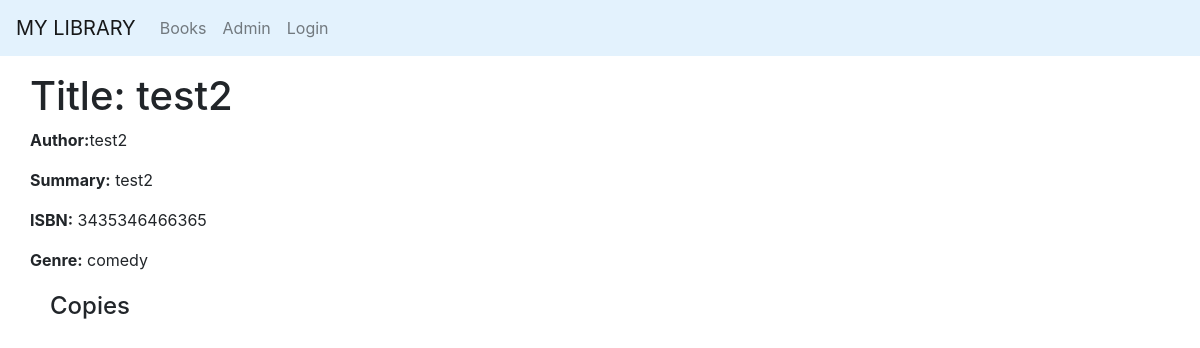
The page /book/2 on the database its author committed.
### library/models.py (models this page shows, shortened)
class Book(models.Model):
    title = models.CharField(max_length=200)
    author = models.CharField(max_length=100)
    summary = models.TextField(max_length=1000, help_text="description of the book")
    isbn = models.CharField('ISBN', max_length=13, help_text='13 Character ISBN number')
    genre = models.ManyToManyField(Genre, help_text="Select a genre for this book")
    publish_date = models.DateField(null=True)
    total_copies = models.IntegerField()
    available_copies = models.IntegerField()
    pic=models.ImageField(upload_to='media/book_image/')

class Genre(models.Model):
    name = models.CharField(max_length=200, help_text="Enter a book genre (e.g. Science Fiction, French Poetry etc.)")
    def __str__(self):
        return self.name

### library/views.py (the view)
# urls.py: path('book/<int:pk>', views.BookDetailView.as_view(), name='book-detail'),
class BookDetailView(DetailView):
    model = Book
    context_object_name = 'book_list'

### templates/library/book_detail.html (shortened to what this page needs)
{% extends "registration/base.html" %}
{% block content %}
  <h1>Title: {{ book_list.title }}</h1>
  <p><strong>Author:</strong>{{ book_list.author }}</p>
  <p><strong>Summary:</strong> {{ book_list.summary }}</p>
  <p><strong>ISBN:</strong> {{ book_list.isbn }}</p>
  <p><strong>Genre:</strong> {{ book_list.genre.all|join:", " }}</p>
  <div style="margin-left:20px;margin-top:20px">
    <h4>Copies</h4>
  </div>
{% endblock %}

### rows shown on the page
Book: title "test2", author "test2", summary "test2", isbn "3435346466365", genre.all "comedy"
